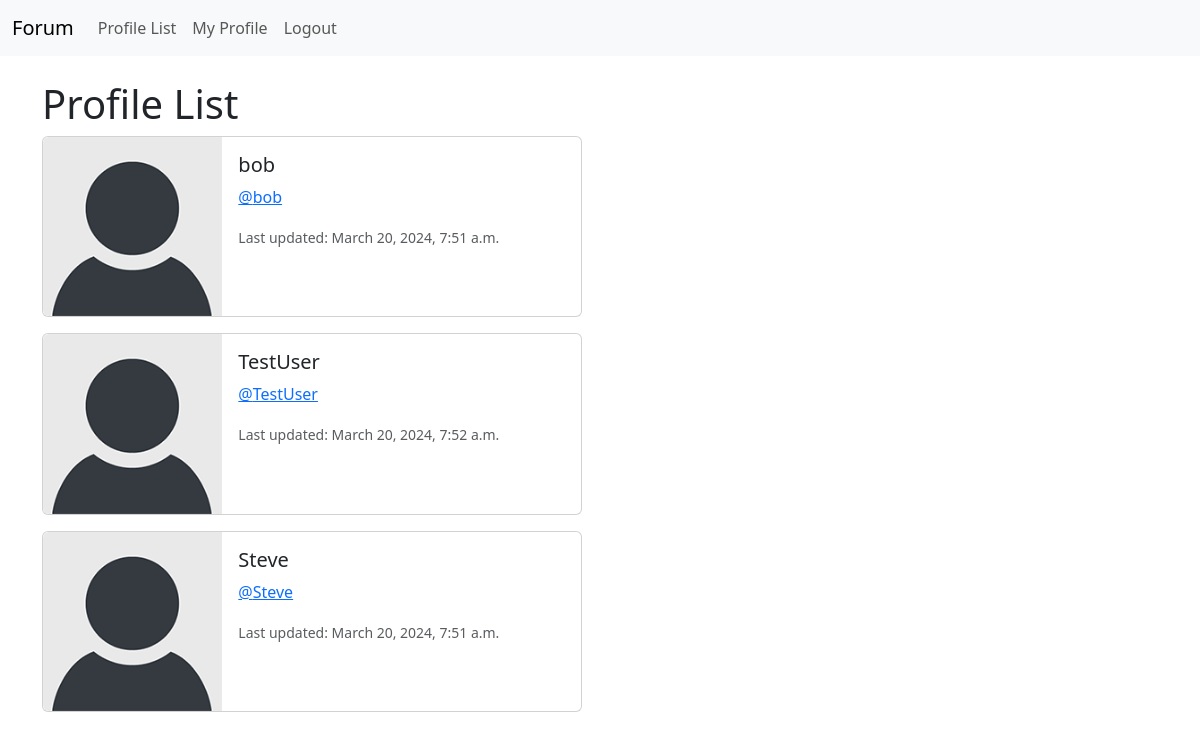
The app's page /profile_list (signed in), older data.
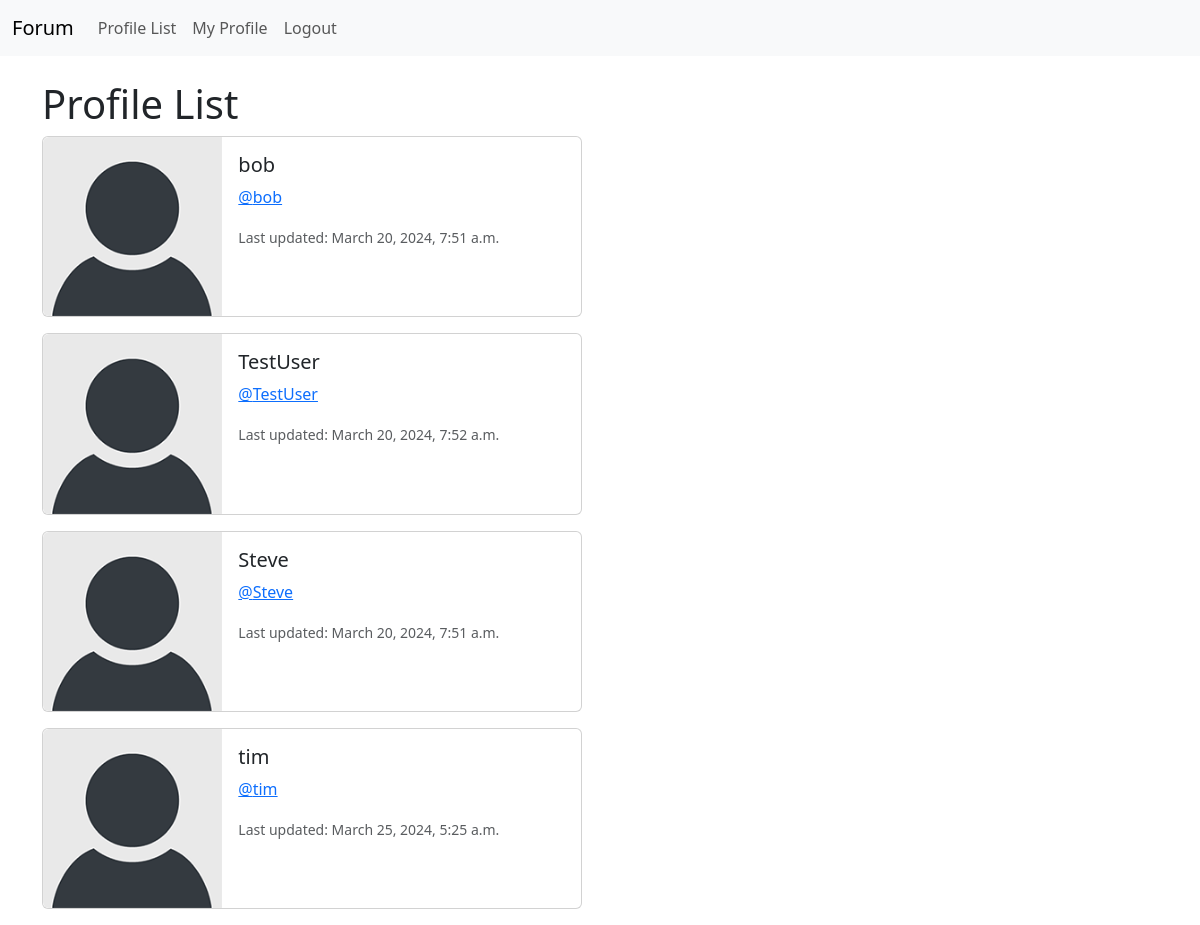
The same page, newer data.
### feed/models.py (models this page shows, shortened)
class Profile(models.Model):
    user = models.OneToOneField(User, on_delete=models.CASCADE) # associate one user to one profile
    follows = models.ManyToManyField(
        'self', # relationship between same model
        related_name='followed_by', #
        symmetrical=False, # other user does not have to follow back (one way)
        blank=True # do not have to follow anybody
        )
    date_modified = models.DateTimeField(User, auto_now=True)

### feed/views.py (the view)
# urls.py: path('profile_list', views.profile_list, name='profile-list'),
def profile_list(request):
    if request.user.is_authenticated:
        profiles = Profile.objects.exclude(user=request.user) # query all users except self
        return render(request, 'feed/profile_list.html', {'profiles': profiles})
    else:
        messages.success(request, ('Login to view this page'))
        return redirect('home')

### feed/templates/feed/profile_list.html
{% extends 'feed/base.html' %}
{% load static %}
{% block content %}
    <h1>Profile List</h1>
    {% if profiles %}
        {% for profile in profiles %}
        <div class="card mb-3" style="max-width: 540px;">
            <div class="row g-0">
              <div class="col-md-4">
                <img src="{% static 'images/default_profile_pic.png' %}" class="img-fluid rounded-start" alt="...">
              </div>
              <div class="col-md-8">
                <div class="card-body">
                  <h5 class="card-title">{{ profile.user.username }}</h5>
                  <p class="card-text"><a href="{% url 'profile' profile.user.id %}">@{{ profile.user.username }}</a></p>
                  <p class="card-text"><small class="text-body-secondary">Last updated: {{ profile.date_modified }}</small></p>
                </div>
              </div>
            </div>
          </div>
        {% endfor %}
    {% endif %}
{% endblock %}

### feed/templates/feed/base.html (shortened to what this page needs)
<!doctype html>
<html lang="en">
  <head>
    <link href="https://cdn.jsdelivr.net/npm/bootstrap@5.3.3/dist/css/bootstrap.min.css" rel="stylesheet">
  </head>
  <body>
    {% include 'feed/navbar.html' %}
    <br>
    <div class="container">
        {% block content %}
        {% endblock %}
    </div>
  </body>
</html>

### feed/templates/feed/navbar.html (shortened to what this page needs)
<nav class="navbar navbar-expand-lg bg-body-tertiary">
    <div class="container-fluid">
        <a class="navbar-brand" href="{% url 'home' %}">Forum</a>
        <div class="collapse navbar-collapse" id="navbarSupportedContent">
        <ul class="navbar-nav me-auto mb-2 mb-lg-0">
            <li class="nav-item">
            <a class="nav-link" href="{% url 'profile-list' %}">Profile List</a>
            </li>
            {% if user.is_authenticated %}
            <li class="nav-item">
                <a class="nav-link" href="{% url 'profile' request.user.id %}">My Profile</a>
            </li>
            <li class="nav-item">
                <a class="nav-link" href="{% url 'logout' %}">Logout</a>
            </li>
            {% endif %}
        </ul>
        </div>
    </div>
    </nav>

Row changes from the older to the newer data that the page shows:
added Profile: user.username "tim", date_modified "March 25, 2024, 5:25 a.m."
